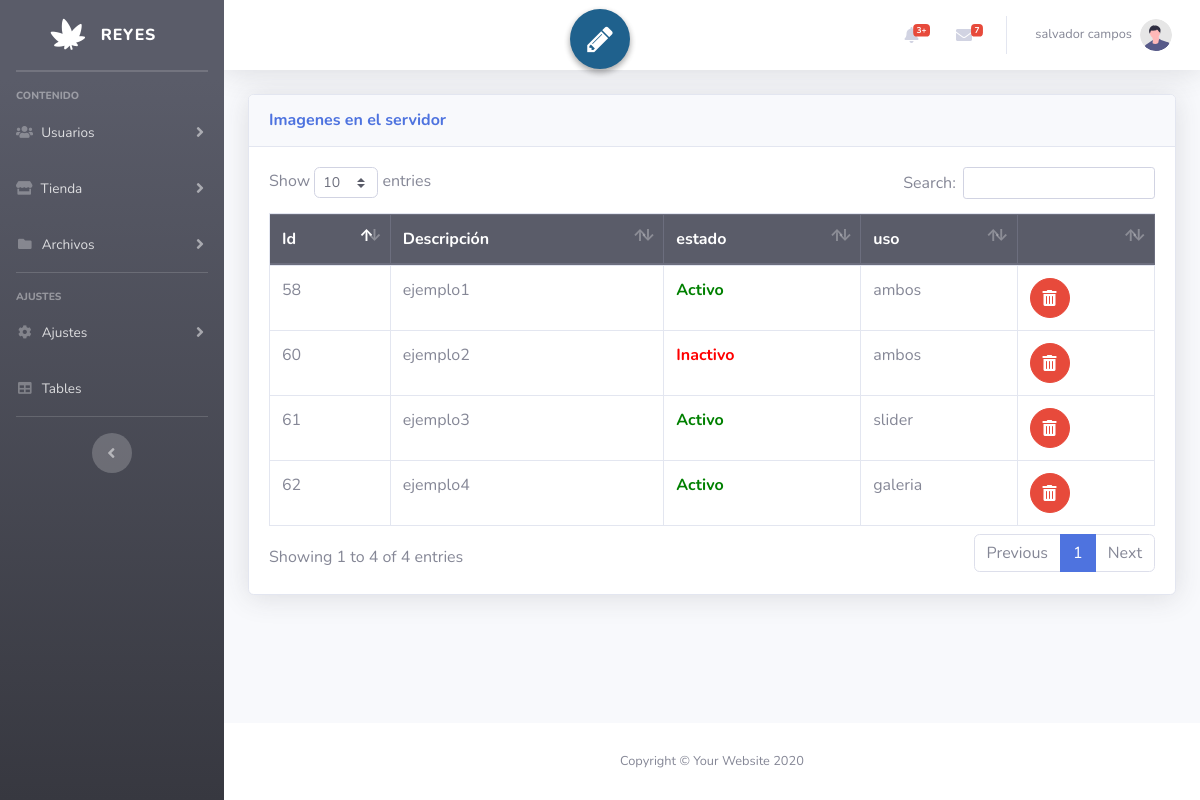
Screenshot of /admin/fotos.php (signed in) with the database file from the repository.
### tables this page shows
CREATE TABLE `imagenes` (
  `id_img` int(11) NOT NULL,
  `descripcion` varchar(150) NOT NULL,
  `estado` int(11) NOT NULL,
  `ruta` varchar(150) NOT NULL,
  `uso` varchar(100) NOT NULL
);

### admin/fotos.php (the view, shortened to what this page needs)
<?php include_once "includes/header.php"; ?>
<link rel="stylesheet" type="text/css" href="css/formulario.css">
<link rel="stylesheet" href="https://maxcdn.bootstrapcdn.com/font-awesome/4.5.0/css/font-awesome.min.css"><link rel="stylesheet" href="https://cdnjs.cloudflare.com/ajax/libs/normalize/5.0.0/normalize.min.css">
<div class="container-fluid">
        <div class='icon fa fa-pencil' id='form-container'>
        </div>
    <div class="card shadow mb-4">
        <div class="card-header py-3">
            <h6 class="m-0 font-weight-bold text-primary">Imagenes en el servidor</h6>
        </div>
        <div class="card-body">
            <div class="table-responsive">
                <?php
                $sql1 ="SELECT * FROM imagenes ";
                $consultap = mysqli_query($conexion, $sql1);
                if($consultap->num_rows === 0) {
                ?>
                <p>no hay datos q mostrar</p>
                <?php
                } else {
                ?>
                <table class="table table-bordered" id="dataTable" width="100%" cellspacing="0">
                    <thead class="thead-dark">
                        <tr>
                            <th scope="col">Id</th>
                            <th scope="col">Descripción</th>
                            <th scope="col">estado</th>
                            <th scope="col">uso</th>
                            <th></th>
                        </tr>
                    </thead>
                    <tbody>
                        <?php
                        while($rowedit = mysqli_fetch_array($consultap)){
                        $idvr=$rowedit["id_img"];
                        $des = $rowedit["descripcion"];
                        $estado = $rowedit["estado"];
                        $ruta = $rowedit["ruta"];
                        $uso = $rowedit["uso"];
                          if ($estado==1) {
                            $es="<font color='green'><b>Activo</b></font>";
                          }else{
                            $es="<font color='red'><b>Inactivo</b></font>";
                          }
                        ?>
                        <tr >
                        <td><?php echo $idvr; ?></td>
                        <td><?php echo $des; ?></td>
                        <td><?php echo $es; ?></td>
                        <td><?php echo $uso; ?></td>
                        <td>
                        <a class="btn btn-danger btn-circle" href="control/eliminarfoto.php?idfoto=<?php echo $idvr?>&ruta=<?php echo $ruta?>"  onclick="return confirm('¿Estás seguro de eliminar esta imagen?');" ><i class='fas fa-trash-alt'></i></a>
                        </td>
                        </tr>
                        <?php } ?>
                    </tbody>
                </table>
                <?php }?>
            </div>
        </div>
    </div>
</div>
<?php include_once "includes/footer.php"; ?>

### admin/includes/header.php (shortened to what this page needs)
<?php session_start();
    $nombre = $_SESSION['nombre'];
?>
<!DOCTYPE html>
<html lang="en">
<head>
    <link href="vendor/fontawesome-free/css/all.min.css" rel="stylesheet" type="text/css">
    <link href="css/sb-admin-2.min.css" rel="stylesheet">
    <link href="vendor/datatables/dataTables.bootstrap4.min.css" rel="stylesheet">
</head>
<body id="page-top">
    <div id="wrapper">
        <ul class="navbar-nav bg-gradient-dark sidebar sidebar-dark accordion" id="accordionSidebar">
            <a class="sidebar-brand d-flex align-items-center justify-content-center" href="index.php">
                <div class="sidebar-brand-icon rotate-n-15">
                    <i class="fas fa-cannabis" ></i>
                </div>
                <div class="sidebar-brand-text mx-3">Reyes</div>
            </a>
            <hr class="sidebar-divider my-0">
            <hr class="sidebar-divider">
            <div class="sidebar-heading">
                Contenido
            </div>
            <li class="nav-item">
                <a class="nav-link collapsed" href="#" data-toggle="collapse" data-target="#collapseone"
                    aria-expanded="true" aria-controls="collapseone">
                    <i class="fas fa-users"></i>
                    <span>Usuarios</span>
                </a>
            </li>
            <li class="nav-item">
                <a class="nav-link collapsed" href="#" data-toggle="collapse" data-target="#collapseTwo"
                    aria-expanded="true" aria-controls="collapseTwo">
                    <i class="fas fa-store "></i>
                    <span>Tienda</span>
                </a>
            </li>
            <li class="nav-item">
                <a class="nav-link collapsed" href="#" data-toggle="collapse" data-target="#collapseUtilities"
                    aria-expanded="true" aria-controls="collapseUtilities">
                    <i class="fas fa-fw fa-folder"></i>
                    <span>Archivos</span>
                </a>
            </li>
            <hr class="sidebar-divider">
            <div class="sidebar-heading">
                Ajustes
            </div>
            <li class="nav-item">
                <a class="nav-link collapsed" href="#" data-toggle="collapse" data-target="#collapsePages"
                    aria-expanded="true" aria-controls="collapsePages">
                    <i class="fas fa-fw fa-cog"></i>
                    <span>Ajustes</span>
                </a>
            </li>
            <li class="nav-item">
                <a class="nav-link" href="tables.html">
                    <i class="fas fa-fw fa-table"></i>
                    <span>Tables</span></a>
            </li>
            <hr class="sidebar-divider d-none d-md-block">
            <div class="text-center d-none d-md-inline">
                <button class="rounded-circle border-0" id="sidebarToggle"></button>
            </div>
        </ul>
        <div id="content-wrapper" class="d-flex flex-column">
            <div id="content">
                <nav class="navbar navbar-expand navbar-light bg-white topbar mb-4 static-top shadow">
                    <ul class="navbar-nav ml-auto">
                        <li class="nav-item dropdown no-arrow mx-1">
                            <a class="nav-link dropdown-toggle" href="#" id="alertsDropdown" role="button"
                                data-toggle="dropdown" aria-haspopup="true" aria-expanded="false">
                                <i class="fas fa-bell fa-fw"></i>
                                <span class="badge badge-danger badge-counter">3+</span>
                            </a>
                        </li>
                        <li class="nav-item dropdown no-arrow mx-1">
                            <a class="nav-link dropdown-toggle" href="#" id="messagesDropdown" role="button"
                                data-toggle="dropdown" aria-haspopup="true" aria-expanded="false">
                                <i class="fas fa-envelope fa-fw"></i>
                                <span class="badge badge-danger badge-counter">7</span>
                            </a>
                        </li>
                        <li class="nav-item dropdown no-arrow">
                            <a class="nav-link dropdown-toggle" href="#" id="userDropdown" role="button"
                                data-toggle="dropdown" aria-haspopup="true" aria-expanded="false">
                                <span class="mr-2 d-none d-lg-inline text-gray-600 small"> <?php echo $nombre; ?> </span>
                                <img class="img-profile rounded-circle"
                                    src="img/undraw_profile.svg">
                            </a>
                        </li>
                    </ul>
                </nav>

### admin/includes/footer.php (shortened to what this page needs)
</div>
    <footer class="sticky-footer bg-white">
        <div class="container my-auto">
            <div class="copyright text-center my-auto">
                <span>Copyright &copy; Your Website 2020</span>
            </div>
        </div>
    </footer>
</div>
    </div>
</body>
</html>

### admin/css/formulario.css (style rules this page uses)
#form-container { cursor: pointer; color: #FFF; z-index: 1000; position: absolute; margin: 0 auto; margin-top: -85px; left: 0; right: 0; background-color: #1F618D ; overflow: hidden; border-radius: 50%; width: 60px; max-width: 60px; height: 60px; text-align: center; box-shadow: 0 3px 6px rgba(0, 0, 0, 0.16), 0 3px 6px rgba(0, 0, 0, 0.23); transition: all 0.2s 0.45s, height 0.2s cubic-bezier(0.4, 0, 0.2, 1) 0.25s, max-width 0.2s cubic-bezier(0.4, 0, 0.2, 1) 0.35s, width 0.2s cubic-bezier(0.4, 0, 0.2, 1) 0.35s; }
.icon::before { cursor: pointer; font-size: 30px; line-height: 60px; display: block; transition: all 0.7s cubic-bezier(0.4, 0, 0.2, 1); }
.fa-pencil::before { display: block; }

### rows the page displays
imagenes: id_img "58", descripcion "ejemplo1", estado "Activo", uso "ambos"
imagenes: id_img "60", descripcion "ejemplo2", estado "Inactivo", uso "ambos"
imagenes: id_img "61", descripcion "ejemplo3", estado "Activo", uso "slider"
imagenes: id_img "62", descripcion "ejemplo4", estado "Activo", uso "galeria"

### other values shown
$nombre "salvador campos"
